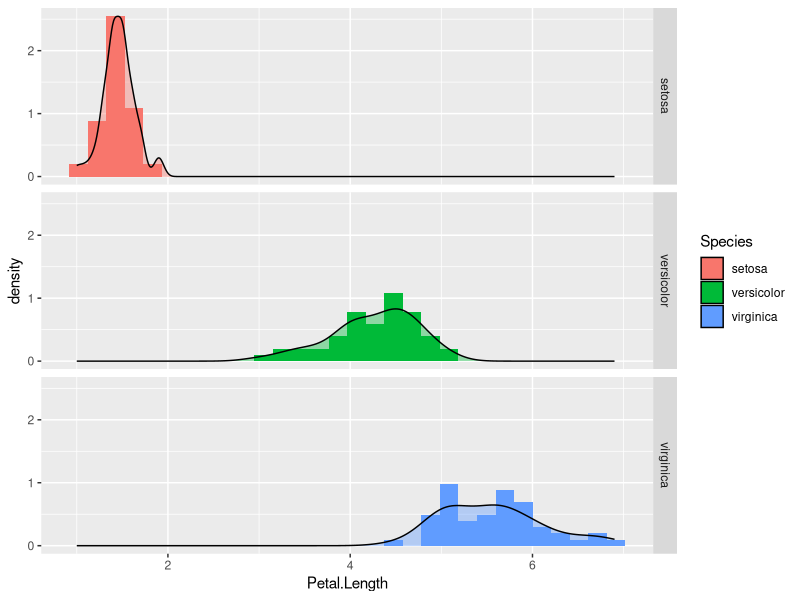
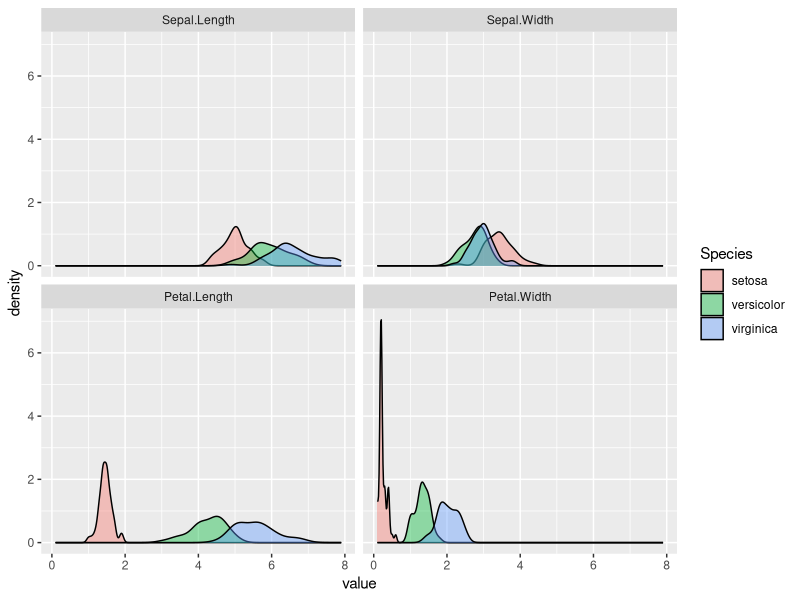
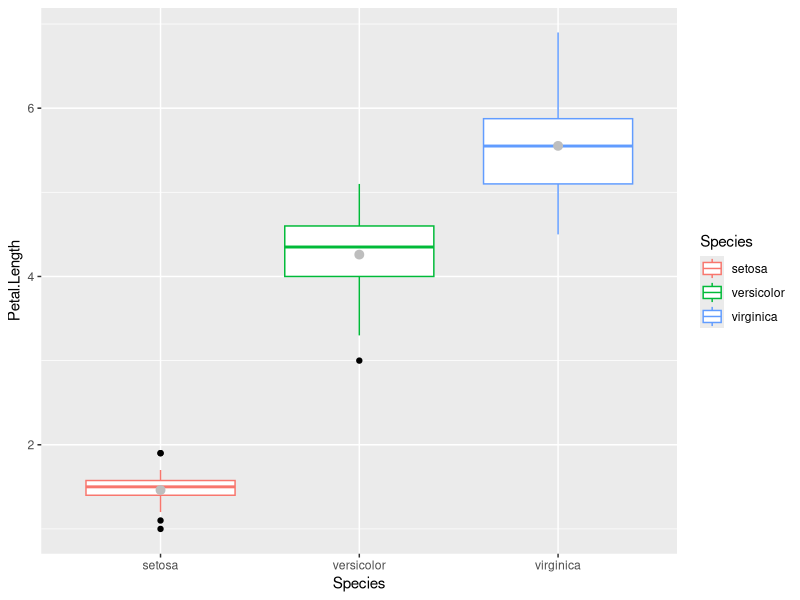
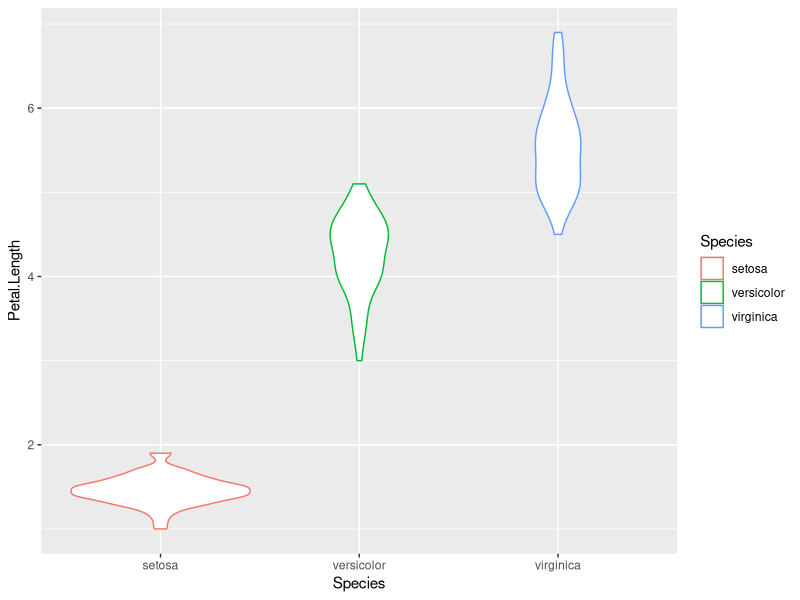
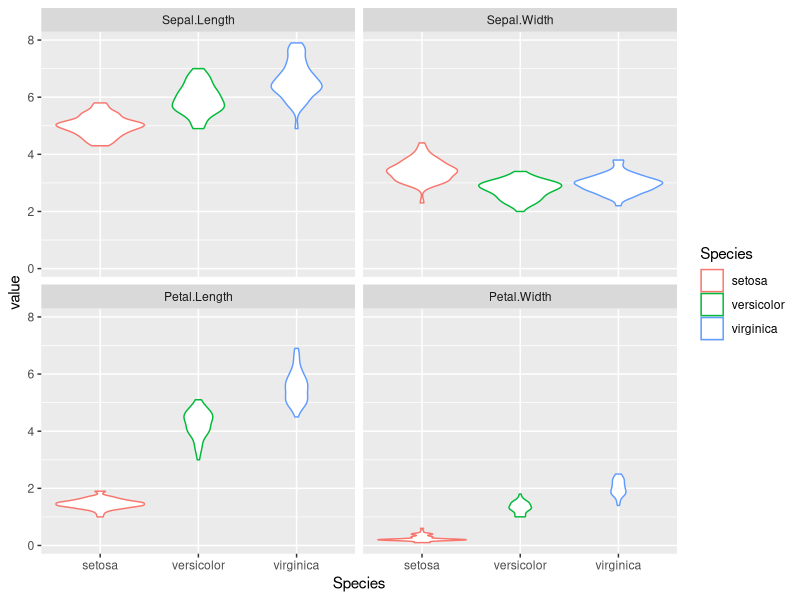
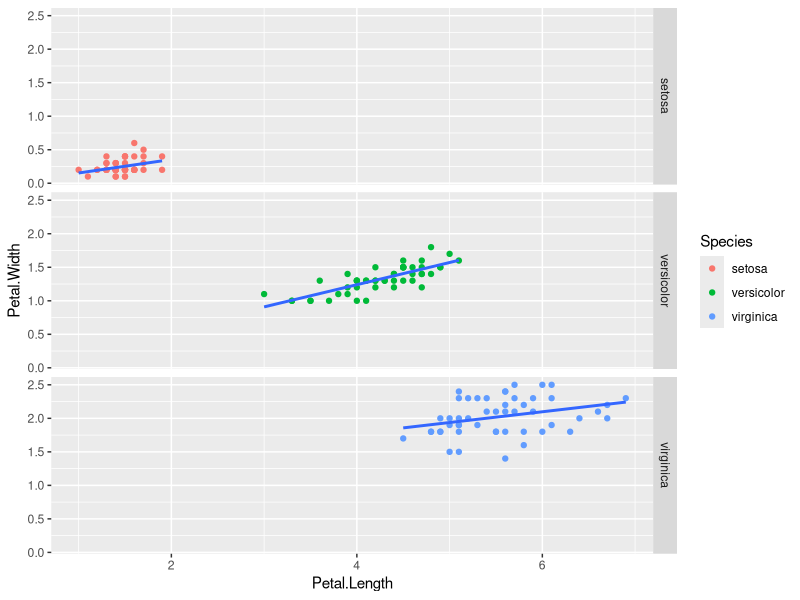
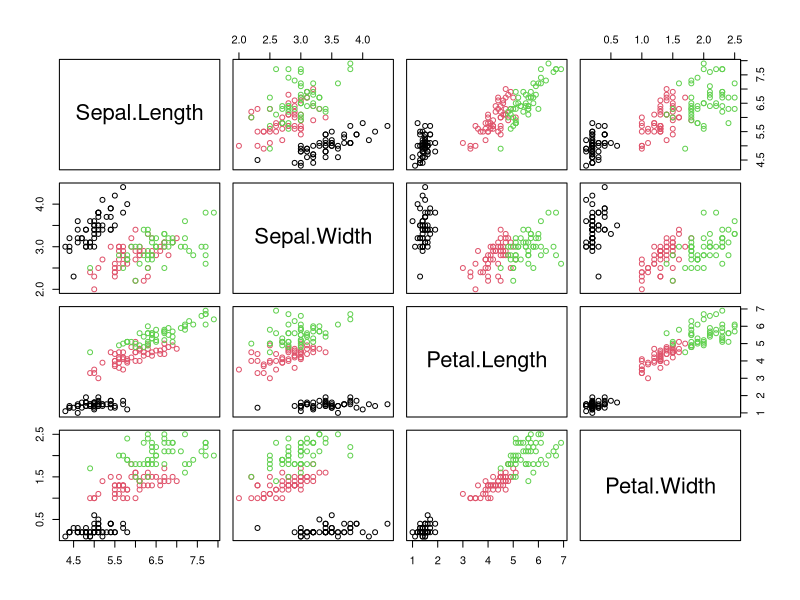
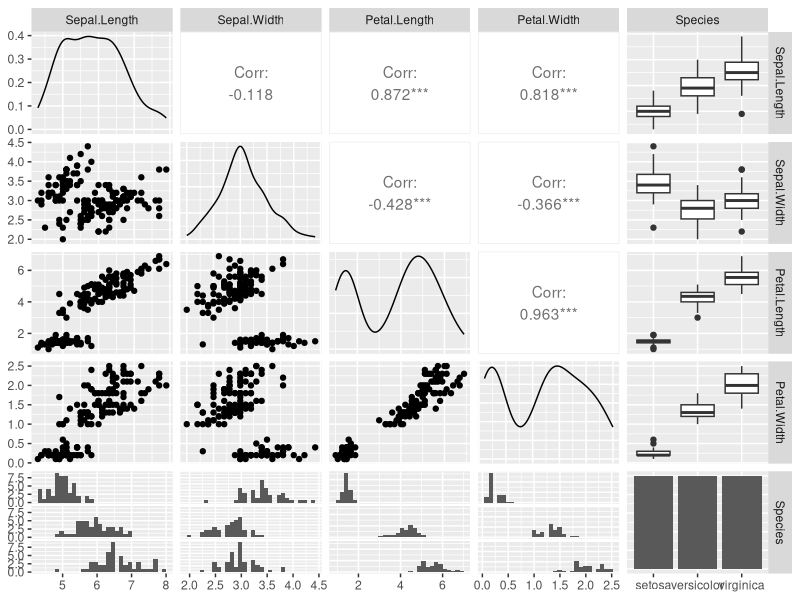

These figures' R source, in order:
### CARGUEMOS LOS PAQUETES QUE USAREMOS

library(ggplot2)
library(reshape2)


###      A. OBSERVANDO LA DISTRIBUCION DE DATOS CON HISTOGRAMAS

#  A.1 Usaremos nuevamente al conjunto de datos iris y
# una modificacion de los datos obtenida con `melt` del paquete `reshape2`

#  ¿Cómo transforma `melt` los datos?
#                                                    -12 filas-
#
#  S.L   S.W   P.L  P.W   Species             Species variable value
#   #1    #4   #7   #10   setosa               setosa     S.L    #1
#   #2    #5   #8   #11   versicolor    melt   versicolor S.L    #2
#   #3    #6   #9   #12   virginica   ----->   virginica  S.L    #3
#                                              setosa     S.W    #4
#     -4 columnas y 3 filas-                   versicolor S.W    #5
#        - 12  valores -                       virginica  S.W    #6
#                                              ...
#                                              versicolor P.W    #12


iris_m<-melt(iris)

head(iris_m)


#  A.2 Histograma: muestra la frecuencia con la que aparecen
# distintos valores para una variable (distribucion de los datos).

# Nota: al usar y=..density.. en ggplot2 se ajusta la altura de
# las barras para que sus áreas sumen 1 (como en las gráficas de
# debsidad de probabilidad)


#  A.2.a Histogramas para Petal.Length por especie


ggplot(data=iris,
       aes(Petal.Length,fill=Species,y=..density..)) +
  geom_histogram(position="identity") +
  geom_density(alpha=0.4) +
  facet_grid(Species~.)


# A.2.b Histogramas para las 4 medidas por especie utilizando como entrada
# a `iris_m` y a `facet_wrap`


ggplot(data=iris_m,
       aes(value,fill=Species)) +
  geom_density(alpha=0.4) +
  facet_wrap(~variable)



###      B. OBSERVANDO LA DISTRIBUCION DE DATOS CON DIAGRAMAS
###    DE CAJA Y DE VIOLIN


## Diagrama de caja (Box-plot): muestra las siguientes medidas:
#
# Distribucion  Boxplot
#
#         I       |  ¨¨¨¨¨ max (sin outliers)
#       III     --|--  <--- tercer cuartil
#     IIIII    |     |
#   IIIIIII    |-----|  <--- segundo cuartil
#     IIIII    |     |
#       III     --|--  <---- primer cuartil
#         I       |  ____ min (sin outliers)
#

#  B.1 Boxplot para Petal.Length por especies


ggplot(iris,
       aes(y=Petal.Length,x=Species,colour=Species)) +
  geom_boxplot(outlier.color = "black") +
  stat_summary(fun="mean", color="grey")


#  B.2 Diagrama de violin: muestra la forma de la distribucion

#  B.1.a Diagrama de violin para Petal.Length por especies


ggplot(iris,
       aes(y=Petal.Length,x=Species,colour=Species)) +
  geom_violin()


#  B.1.b Diagramas para las 4 medidas por especie

ggplot(iris_m,
       aes(y=value,x=Species,colour=Species)) +
  geom_violin() +
  facet_wrap(~variable)



###      C. RELACION ENTRE DOS VARIABLES: GRAFICAS DE DISPERSION X Y


ggplot(iris,
       aes(x = Petal.Length, y = Petal.Width)) +
  geom_point(aes(colour = Species)) +
  facet_grid(Species~.) +
  geom_smooth(method="lm",se=FALSE)



######### EJERCICIOS Y TRUCOS ADICIONALES ###################################

#___Graficas de dispersion para todos los pares de variables___#

# La forma mas sencilla de obtener graficas de dispersion para
# todos los pares de variables: `pairs` del paquete `graphics`,
# que viene instalado en R.

pairs(iris[,1:4], col=iris$Species)


#___Multiples graficas a la vez con `GGally`___#

# `GGally` es una forma sencilla y atractiva para ver:
# Distribuciones, box-plots, graficas de dispersion y correlaciones

library(GGally) # Tal vez debas instalar a `GGally`

ggpairs(iris)

#      .... O aun mejor

ggpairs(iris, aes(colour = Species, alpha = 0.4))



